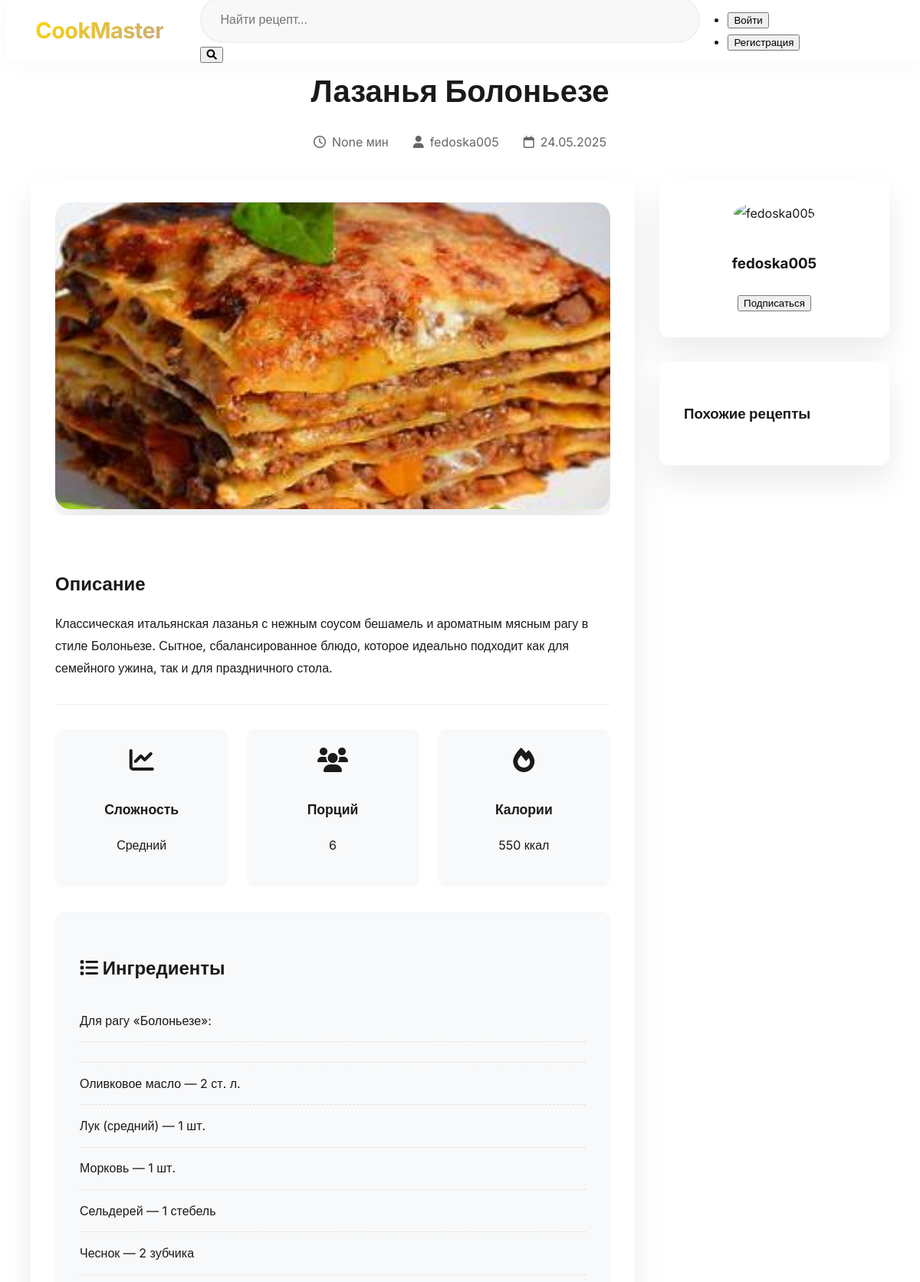
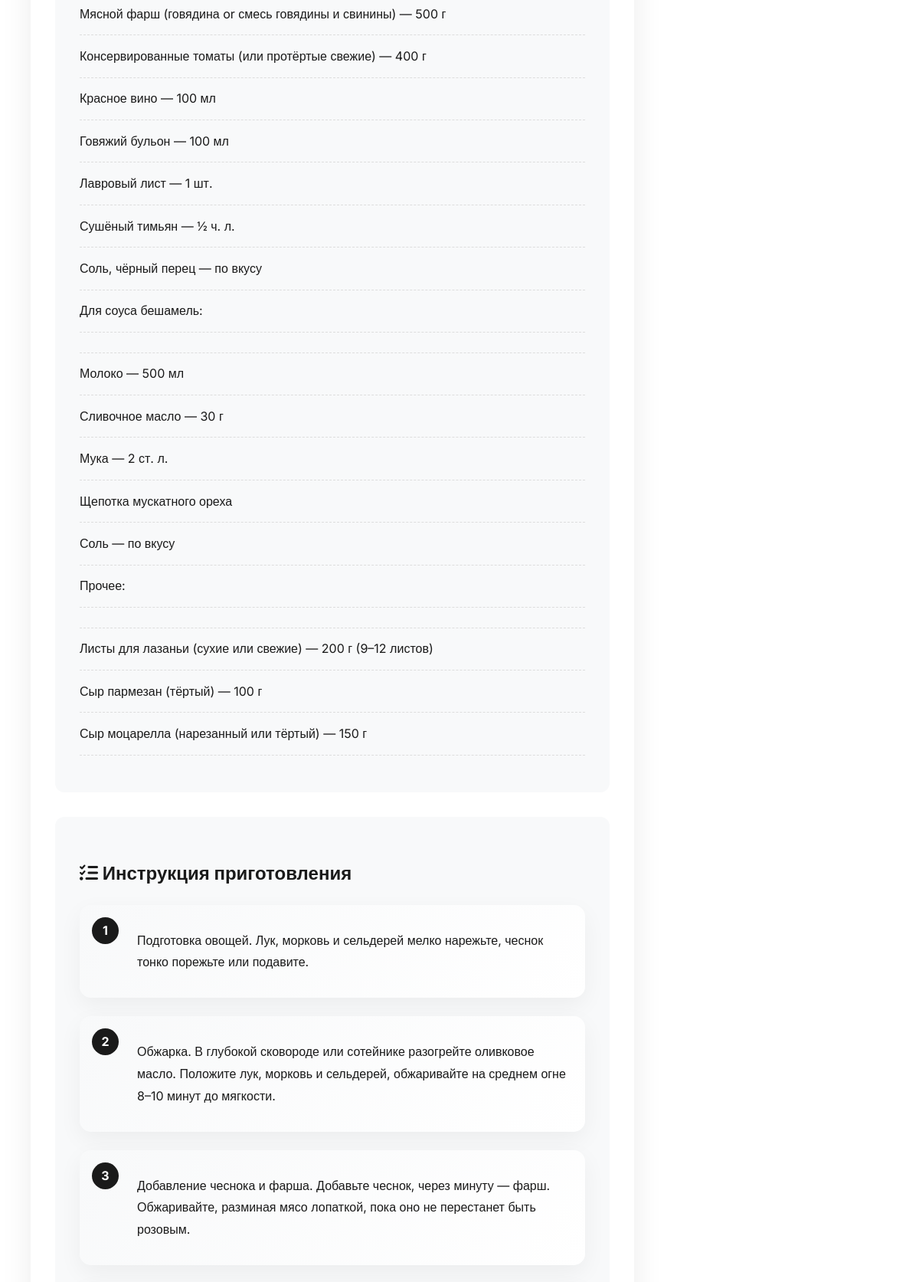
Page /recipe/1/ (upper part) on the committed database (2 pictures, top to bottom).
### recipes/models.py (models this page shows, shortened)
class Recipe(models.Model):
    DIFFICULTY_CHOICES = [
        ('easy', 'Легкий'),
        ('medium', 'Средний'),
        ('hard', 'Сложный'),
    ]
    title = models.CharField(max_length=255, verbose_name="Название")
    description = models.TextField(verbose_name="Описание")
    ingredients = models.TextField(verbose_name="Ингредиенты", help_text="Каждый ингредиент с новой строки")
    cooking_steps = models.TextField(verbose_name="Шаги приготовления", help_text="Каждый шаг с новой строки")
    cooking_time = models.CharField(max_length=100, blank=True, null=True, verbose_name="Время готовки") # в минутах
    image = models.ImageField(upload_to='recipes/images/', blank=True, null=True, verbose_name="Фото")
    author = models.ForeignKey(User, on_delete=models.CASCADE, verbose_name="Автор")
    created_at = models.DateTimeField(auto_now_add=True, verbose_name="Дата создания")
    category = models.ManyToManyField(
        Category,
        through='RecipeCategory',
        related_name='recipes',
        verbose_name="Категории"
    )   # Связь с категорией
    difficulty = models.CharField(
        max_length=10,
        choices=DIFFICULTY_CHOICES,
        default='medium',
        verbose_name="Сложность"
    )
    servings = models.PositiveIntegerField(default=1, verbose_name="Порции")
    calories = models.PositiveIntegerField(default=0, verbose_name="Калории")
    class Meta:
        verbose_name = "Рецепт"
        verbose_name_plural = "Рецепты"

### recipes/views.py (the view)
# urls.py: path('recipe/<int:recipe_id>/', views.recipe_detail, name='recipe_detail'),
def recipe_detail(request, recipe_id):
    recipe = get_object_or_404(Recipe, id=recipe_id)
    context = {
        'recipe': recipe,
        'home_url': reverse('recipes:home')  # Add the correct URL name
    }
    return render(request, 'recipes/recipe_detail.html', context)

### recipes/templates/recipes/recipe_detail.html (shortened to what this page needs)
{% extends 'base.html' %}
{% load static %}
{% block content %}
<div class="recipe-detail">
    <div class="recipe-header">
        <div class="recipe-title-section">
            <h1>{{ recipe.title }}</h1>
            <div class="recipe-meta">
                <span><i class="far fa-clock"></i> {{ recipe.cooking_time }} мин</span>
                <span><i class="fas fa-user"></i> {{ recipe.author }}</span>
                <span><i class="far fa-calendar"></i> {{ recipe.created_at|date:"d.m.Y" }}</span>
            </div>
        </div>
    </div>
    <div class="recipe-content">
        <div class="recipe-main">
            <div class="recipe-image-container">
                {% if recipe.image %}
                    <img src="{{ recipe.image.url }}" alt="{{ recipe.title }}" class="recipe-main-image">
                {% else %}
                    <img src="{% static 'images/default-recipe.jpg' %}" alt="Default recipe image" class="recipe-main-image">
                {% endif %}
            </div>
            <div class="recipe-description">
                <h2>Описание</h2>
                <p>{{ recipe.description }}</p>
            </div>
            <div class="recipe-info-grid">
                <div class="recipe-info-card">
                    <i class="fas fa-chart-line"></i>
                    <h3>Сложность</h3>
                    <p>{{ recipe.get_difficulty_display }}</p>
                </div>
                <div class="recipe-info-card">
                    <i class="fas fa-users"></i>
                    <h3>Порций</h3>
                    <p>{{ recipe.servings }}</p>
                </div>
                <div class="recipe-info-card">
                    <i class="fas fa-fire"></i>
                    <h3>Калории</h3>
                    <p>{{ recipe.calories }} ккал</p>
                </div>
            </div>
            <div class="recipe-sections">
                <div class="ingredients-section">
                    <h2><i class="fas fa-list"></i> Ингредиенты</h2>
                    <ul class="ingredients-list">
                        {% for ingredient in recipe.ingredients.splitlines %}
                        <li>
                            <span class="ingredient-name">{{ ingredient }}</span>
                        </li>
                        {% endfor %}
                    </ul>
                </div>
                <div class="instructions-section">
                    <h2><i class="fas fa-tasks"></i> Инструкция приготовления</h2>
                    <div class="instructions-list">
                        {% for step in recipe.cooking_steps.splitlines %}
                        <div class="instruction-step">
                            <div class="step-number">{{ forloop.counter }}</div>
                            <p>{{ step }}</p>
                        </div>
                        {% endfor %}
                    </div>
                </div>
            </div>
        </div>
        <div class="recipe-sidebar">
            <div class="author-card">
                <img src="{{ recipe.author.profile.avatar.url }}" alt="{{ recipe.author.username }}" class="author-avatar">
                <h3>{{ recipe.author.username }}</h3>
                <button class="btn-follow">Подписаться</button>
            </div>
            <div class="similar-recipes">
                <h3>Похожие рецепты</h3>
            </div>
        </div>
    </div>
</div>
{% endblock %}

### recipes/static/css/style.css (style rules this page uses)
:root { --primary-color: #1a1a1a; --secondary-color: #ffd700; --accent-color: #c8a97e; --background-color: #ffffff; --card-bg: #ffffff; --text-primary: #1a1a1a; --text-secondary: #666666; --border-radius: 12px; --box-shadow: 0 20px 40px rgba(0, 0, 0, 0.08); --transition: all 0.4s cubic-bezier(0.165, 0.84, 0.44, 1); --header-height: 80px; }
html { scroll-behavior: smooth; scroll-padding-top: var(--header-height); }
body { font-family: 'Inter', sans-serif; background-color: var(--background-color); color: var(--text-primary); line-height: 1.8; }
.recipe-content { flex-grow: 1; }
.recipe-detail { max-width: 1200px; margin: 0 auto; padding: 3rem 2rem; }
.recipe-header { text-align: center; margin-bottom: 2rem; }
.recipe-title-section h1 { font-size: 2.5rem; color: var(--text-primary); margin-bottom: 1rem; }
.recipe-meta { display: flex; justify-content: center; gap: 2rem; color: var(--text-secondary); }
.recipe-meta span { display: flex; align-items: center; gap: 0.5rem; }
.recipe-content { display: grid; grid-template-columns: 1fr 300px; gap: 2rem; }
.recipe-main { background: var(--card-bg); border-radius: var(--border-radius); padding: 2rem; box-shadow: var(--box-shadow); }
.recipe-image-container { border-radius: var(--border-radius); overflow: hidden; margin-bottom: 2rem; }
.recipe-main-image { width: 100%; height: 400px; object-fit: cover; border-radius: 20px; box-shadow: 0 30px 60px rgba(0,0,0,0.1); }
.recipe-description { margin: 2rem 0; padding: 1rem 0; border-bottom: 1px solid #eee; }
.recipe-description h2 { color: var(--text-primary); margin-bottom: 1rem; font-size: 1.5rem; }
.recipe-info-grid { display: grid; grid-template-columns: repeat(3, 1fr); gap: 1.5rem; margin: 2rem 0; }
.recipe-info-card { background: #f8f9fa; padding: 1.5rem; border-radius: var(--border-radius); text-align: center; transition: transform 0.3s ease; }
.recipe-info-card i { font-size: 2rem; color: var(--primary-color); margin-bottom: 1rem; }
.recipe-info-card h3 { font-size: 1.1rem; margin-bottom: 0.5rem; color: var(--text-primary); }
.ingredients-section, .instructions-section { margin: 2rem 0; padding: 2rem; background: #f8f9fa; border-radius: var(--border-radius); }
.ingredients-list { list-style: none; padding: 0; }
.ingredients-list li { display: flex; justify-content: space-between; padding: 0.8rem 0; border-bottom: 1px dashed #ddd; }
.instruction-step { display: flex; gap: 1.5rem; margin-bottom: 1.5rem; padding: 1rem; background: linear-gradient(135deg, #f8f9fa 0%, #ffffff 100%); border-radius: 15px; box-shadow: 0 10px 30px rgba(0,0,0,0.05); transition: var(--transition); }
.step-number { width: 35px; height: 35px; background: var(--primary-color); color: white; border-radius: 50%; display: flex; align-items: center; justify-content: center; font-weight: bold; flex-shrink: 0; }
.recipe-sidebar { display: flex; flex-direction: column; gap: 2rem; }
.author-card { background: var(--card-bg); padding: 2rem; border-radius: var(--border-radius); text-align: center; box-shadow: var(--box-shadow); }
.author-avatar { width: 100px; height: 100px; border-radius: 50%; margin-bottom: 1rem; object-fit: cover; }
.similar-recipes { background: var(--card-bg); padding: 2rem; border-radius: var(--border-radius); box-shadow: var(--box-shadow); }

### rows in the picture
Recipe: title "Лазанья Болоньезе", cooking_time "None", author "fedoska005", created_at "24.05.2025", image (picture), description "Классическая итальянская лазанья с нежным соусом бешамель и ароматным мясным рагу в стиле Болоньезе. Сытное, сбалансированное блюдо, которое идеально подходит как для семейного ужина, так и для праздничного стола.", difficulty "Средний", servings "6", calories "550", author.username "fedoska005"

### other values in the picture
{{ ingredient }} "Для рагу «Болоньезе»:" "Оливковое масло — 2 ст. л." "Лук (средний) — 1 шт." "Морковь — 1 шт." "Сельдерей — 1 стебель" "Чеснок — 2 зубчика" "Мясной фарш (говядина or смесь говядины и свинины) — 500 г" "Консервированные томаты (или протёртые свежие) — 400 г" "Красное вино — 100 мл" "Говяжий бульон — 100 мл" "Лавровый лист — 1 шт." "Сушёный тимьян — ½ ч. л." "Соль, чёрный перец — по вкусу" "Для соуса бешамель:" "Молоко — 500 мл" "Сливочное масло — 30 г" "Мука — 2 ст. л." "Щепотка мускатного ореха" "Соль — по вкусу" "Прочее:" "Листы для лазаньи (сухие или свежие) — 200 г (9–12 листов)" "Сыр пармезан (тёртый) — 100 г" "Сыр моцарелла (нарезанный или тёртый) — 150 г"
{{ step }} "Подготовка овощей. Лук, морковь и сельдерей мелко нарежьте, чеснок тонко порежьте или подавите." "Обжарка. В глубокой сковороде или сотейнике разогрейте оливковое масло. Положите лук, морковь и сельдерей, обжаривайте на среднем огне 8–10 минут до мягкости." "Добавление чеснока и фарша. Добавьте чеснок, через минуту — фарш. Обжаривайте, разминая мясо лопаткой, пока оно не перестанет быть розовым."
